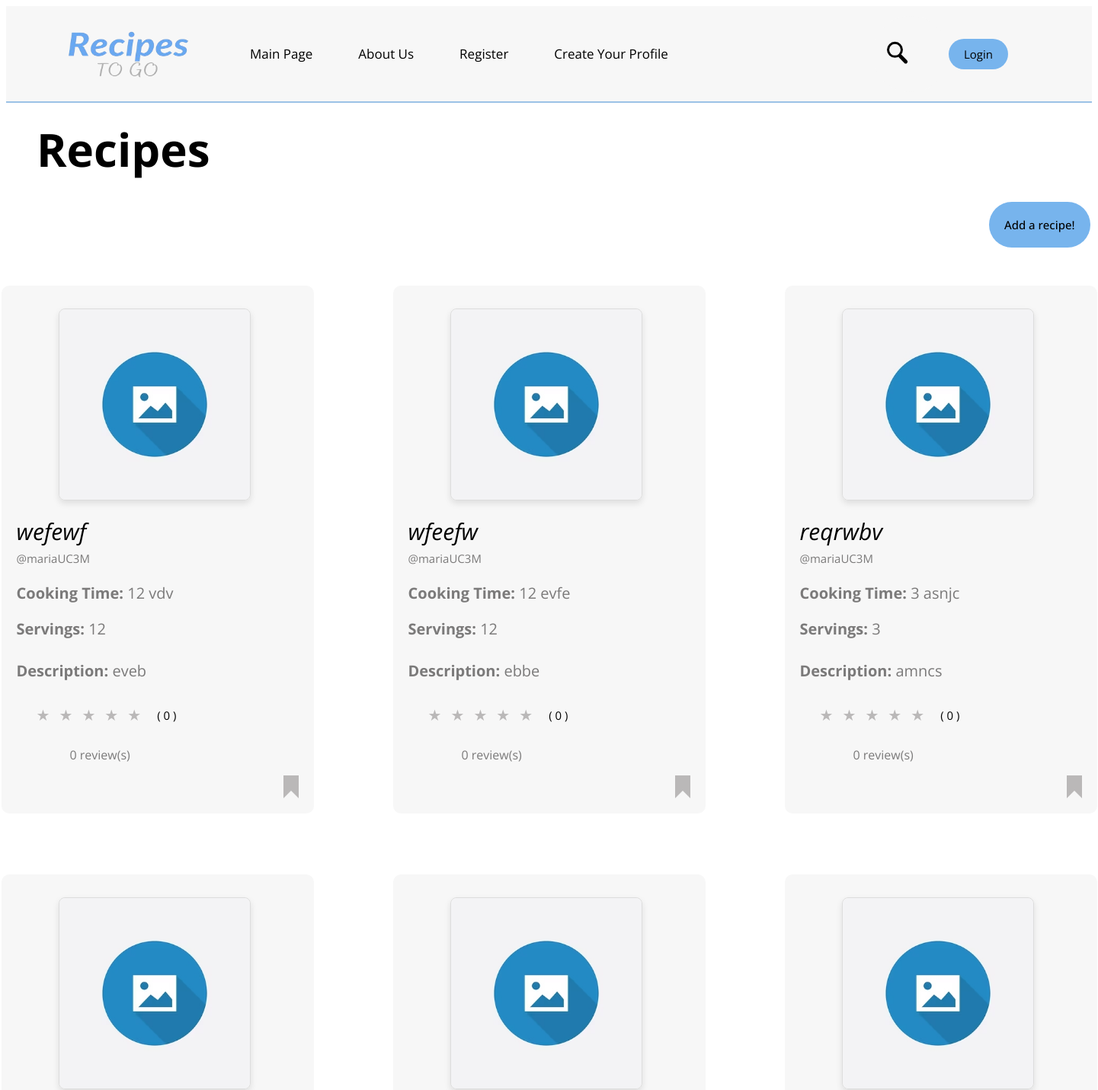
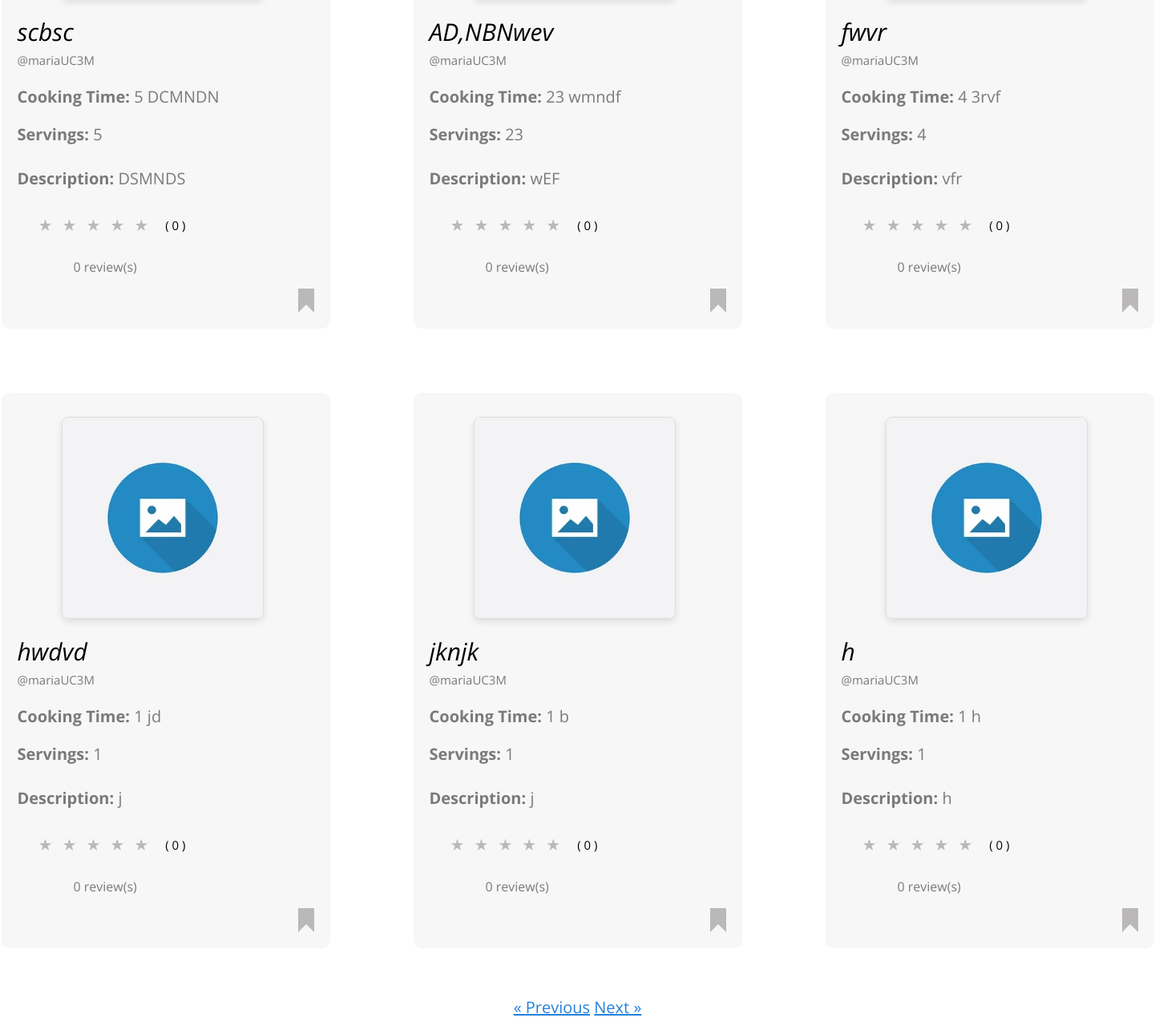
Screenshot of /?page=2 with the database file from the repository (2 pictures, top to bottom).
### model.py (models this page shows)
class Recipe(db.Model):
    id = db.Column(db.Integer, primary_key=True)
    title = db.Column(db.String(128), nullable=False)
    description = db.Column(db.String(512), nullable=False)
    number_persons = db.Column(db.Integer, nullable=False)
    cooking_time = db.Column(db.Integer, nullable=False)
    time_unit = db.Column(db.String(64), nullable=False)
    user_id = db.Column(db.Integer, db.ForeignKey('user.id'), nullable=False)
    user = db.relationship('User', back_populates='recipes')
    q_ingredients = db.relationship('QuantifiedIngredient', back_populates='recipe')
    steps = db.relationship('Step', back_populates='recipe')
    ratings = db.relationship('Rating', back_populates='recipe')
    photos = db.relationship('Photo', back_populates='recipe')
    bookmarks = db.relationship('Bookmark', back_populates='recipe')

class User(flask_login.UserMixin, db.Model):
    id = db.Column(db.Integer, primary_key=True)
    email = db.Column(db.String(128), unique=True, nullable=False)
    password = db.Column(db.String(100), nullable=False)
    name = db.Column(db.String(64), nullable=False)
    recipes = db.relationship('Recipe', back_populates='user')
    ratings = db.relationship('Rating', back_populates='user')
    photos = db.relationship('Photo', back_populates='user')
    bookmarks = db.relationship('Bookmark', back_populates='user')
    profile_photos = db.relationship('ProfilePhoto', back_populates='user')
    background_photos = db.relationship('BackgroundPhoto', back_populates='user')

### main.py (the view)
@bp.route("/")
def index():
    page = request.args.get('page', 1, type=int)
    per_page = 9
    rating_alias = aliased(model.Rating)
    query = (
        db.select(model.Recipe)
        .join(model.User)
        .outerjoin(rating_alias, model.Recipe.id == rating_alias.recipe_id)
        .group_by(model.Recipe.id)
        .order_by(func.coalesce(func.avg(rating_alias.value), 0).desc())
    )
    offset = (page - 1) * per_page
    recipes = db.session.execute(query.offset(offset).limit(per_page)).scalars().all()
    next_url = url_for('main.index', page=page + 1) if len(recipes) == per_page else None
    prev_url = url_for('main.index', page=page - 1) if page > 1 else None
    average_ratings = {}
    number_ratings = {}
    for recipe in recipes:
        ratings = model.Rating.query.filter_by(recipe_id=recipe.id).all()
        average_rating = sum(r.value for r in ratings) / len(ratings) if ratings else 0
        average_ratings[recipe.id] = round(average_rating, 2)
        number_ratings[recipe.id] = len(ratings)
    return render_template('main/index.html', average_ratings=average_ratings, number_ratings=number_ratings, recipes=recipes, next_url=next_url, prev_url=prev_url)

### templates/main/index.html
{% extends 'base.html' %}
{% block content %}
    <div class="top">
        Recipes
        <a href="{{ url_for('main.create_recipe_view') }}">
            <button type="submit">Add a recipe!</button>
        </a>
    </div>
    <div class="recipes">
        {% for recipe in recipes %}
            {% include 'main/recipes_display.html' %}
        {% endfor %}
    </div>
    <div class="pagination">
        {% if prev_url %}
            <a href="{{ prev_url }}">&laquo; Previous</a>
        {% endif %}
        {% if next_url %}
            <a href="{{ next_url }}">Next &raquo;</a>
        {% endif %}
    </div>
{% endblock %}

### templates/main/recipes_display.html (shortened to what this page needs)
<div class="recipe">
    {% if recipe.photos %}
        <a href="{{ url_for('main.recipe_view', recipe_id=recipe.id) }}">
            <div class="photo-gallery">
                {% for photo in recipe.photos %}
                    {% if loop.first and photo.user == recipe.user %}
                        <div class="photo-container">
                            <img src="{{ url_for('static', filename='photos/photo-' ~ photo.id ~ '.' ~ photo.file_extension) }}" alt="photo" class="photo-index">
                        </div>
                    {% endif %}
                {% endfor %}
            </div>
        </a>
    {% else %}
        <a href="{{ url_for('main.recipe_view', recipe_id=recipe.id) }}">
            <div class="photo-container">
                <img src="{{ url_for('static', filename='no-photo-recipe.jpg') }}" alt="photo" class="photo-index">
            </div>
        </a>
    {% endif %}
    <div class="text">
        <div class = "card-title">
            <a href="{{ url_for('main.recipe_view', recipe_id=recipe.id) }}" method="post" class="title">
                {% if recipe.title|length > 50 %}
                    {{ recipe.title[:50] }}...
                {% else %}
                    {{ recipe.title }}
                {% endif %}
            </a>
        </div>
        <a href="{{ url_for('main.user_view', user_id=recipe.user.id) }}" method="post" class="username"> @{{ recipe.user.name }} </a>
    <p class="cooking_time"><b>Cooking Time:</b> {{ recipe.cooking_time }} {{ recipe.time_unit }} </p>
    <p class="people"><b>Servings:</b> {{ recipe.number_persons }}</p>
    <p class="description">
        <b>Description:</b>
        {% if recipe.description|length > 50 %}
            {{ recipe.description[:50] }}...
        {% else %}
            {{ recipe.description }}
        {% endif %}
    </p>
    </div>
    <div class="ratings">
        <form id="ratingForm" action="{{ url_for('main.rate_recipe', recipe_id=recipe.id) }}" method="post">
            <div class="rating">
                {% for i in range(1, 6) %}
                    <button class="star" data-rating="{{ i }}">&#9733</button>
                {% endfor %}
                <p id="averageRating"> ( {{ average_ratings[recipe.id] }} )</p>
            </div>
            <p class="number-ratings">  {{ number_ratings[recipe.id] }} review(s) </p>
        </form>
    </div>
    <div class="bookmarks">
        <form action="{{ url_for('main.bookmarks_view', recipe_id=recipe.id) }}" method="post">
            <button class="bookmark" data-auth="{{ current_user.is_authenticated }}"></button>
        </form>
    </div>
</div>

### static/stylesheet.css (style rules this page uses)
.pagination { font-family: 'Open Sans'; font-size: 20px; margin-top: 60px; text-align: center; }
.pagination a { color: rgb(35, 129, 218); border-bottom: rgb(35, 129, 218); }
.top { font-family: 'Open Sans'; font-size: 60px; font-weight: bold; margin-left: 20px; margin-top: 20px; }
.top button { margin-left: 1250px; background: rgb(119, 180, 237); border-radius: 30px; border: none; padding: 20px 20px; cursor: pointer; transition: all 0.4s ease; font-family: 'Open Sans'; font-weight: 500; font-size: 15px; white-space: nowrap; }
.recipes { display: grid; gap: 5rem 4rem; grid-template-columns: repeat(3, 1fr); justify-content: center; max-width: 1200px; margin: 0 auto; margin-top: 50px; }
.recipes img { width: 100%; height: 100%; object-fit: cover; border-radius: 5px; }
.recipe { background-color: #f7f7f7; padding: 20px; border-radius: 10px; margin-left: 20px; margin-right: 20px; }
.photo-index { width: 100%; height: 100%; border-radius: 5px; }
.text { font-family: 'Open Sans'; color: rgb(123, 122, 122); align-items: center; justify-content: center; margin-top: 20px; }
.title { font-family: 'Open Sans'; text-decoration: none; color: black; font-size: 30px; padding-bottom: 0px; font-style: italic; }
.username { font-family: 'Open Sans'; color: rgb(123, 122, 122); text-decoration: none; font-size: 15px; }
.description { padding-top: 8px; }
.ratings { margin-left: 20px; }
.rating { display: flex; }
.star { cursor: pointer; background-color: #f7f7f7; border: none; font-size: 20px; margin-right: 0; margin-top: none; color: #bab8b8; }
#averageRating { font-family: 'Open Sans'; font-size: 15px; padding-left: 15px; padding-top: none; }
.bookmark { position: relative; height: 30px; width: 10px; padding: 0px; border-top: 10px solid #bab8b8; border-left: 10px solid #bab8b8; border-right: 10px solid #bab8b8; background-color: transparent; border-bottom: 10px solid #f7f7f7; margin-left: 350px; }
.photo-container { width: 250px; height: 250px; border: 1px solid #ddd; border-radius: 8px; overflow: hidden; box-shadow: 0 4px 8px rgba(0, 0, 0, 0.1); margin-left: 55px; margin-top: 10px; }
.photo-container img { width: 250px; height: 250px; border-radius: 8px; }
.photo-index { margin-right: 35px; }
.number-ratings { font-family: 'Open Sans'; color: rgb(123, 122, 122); margin-left: 50px; font-size: 16px; }

### rows the page displays
Recipe: title "wefewf", user.name "mariaUC3M", cooking_time "12", time_unit "vdv", number_persons "12", description "eveb", average_ratings "0", number_ratings "0"
Recipe: title "wfeefw", user.name "mariaUC3M", cooking_time "12", time_unit "evfe", number_persons "12", description "ebbe", average_ratings "0", number_ratings "0"
Recipe: title "reqrwbv", user.name "mariaUC3M", cooking_time "3", time_unit "asnjc", number_persons "3", description "amncs", average_ratings "0", number_ratings "0"
Recipe: title "scbsc", user.name "mariaUC3M", cooking_time "5", time_unit "DCMNDN", number_persons "5", description "DSMNDS", average_ratings "0", number_ratings "0"
Recipe: title "AD,NBNwev", user.name "mariaUC3M", cooking_time "23", time_unit "wmndf", number_persons "23", description "wEF", average_ratings "0", number_ratings "0"
Recipe: title "fwvr", user.name "mariaUC3M", cooking_time "4", time_unit "3rvf", number_persons "4", description "vfr", average_ratings "0", number_ratings "0"
Recipe: title "hwdvd", user.name "mariaUC3M", cooking_time "1", time_unit "jd", number_persons "1", description "j", average_ratings "0", number_ratings "0"
Recipe: title "jknjk", user.name "mariaUC3M", cooking_time "1", time_unit "b", number_persons "1", description "j", average_ratings "0", number_ratings "0"
Recipe: title "h", user.name "mariaUC3M", cooking_time "1", time_unit "h", number_persons "1", description "h", average_ratings "0", number_ratings "0"
